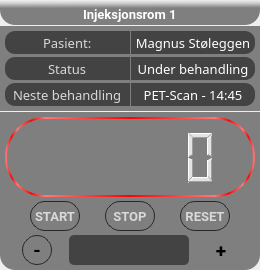
              <widget class="QFrame" name="Room1_4">
               <property name="minimumSize">
                <size>
                 <width>250</width>
                 <height>0</height>
                </size>
               </property>
               <property name="maximumSize">
                <size>
                 <width>16777215</width>
                 <height>16777215</height>
                </size>
               </property>
               <property name="styleSheet">
                <string notr="true">background:none;</string>
               </property>
               <property name="frameShape">
                <enum>QFrame::NoFrame</enum>
               </property>
               <property name="frameShadow">
                <enum>QFrame::Raised</enum>
               </property>
               <layout class="QVBoxLayout" name="verticalLayout_29">
                <property name="spacing">
                 <number>1</number>
                </property>
                <property name="leftMargin">
                 <number>0</number>
                </property>
                <property name="topMargin">
                 <number>0</number>
                </property>
                <property name="rightMargin">
                 <number>0</number>
                </property>
                <property name="bottomMargin">
                 <number>0</number>
                </property>
                <item>
                 <widget class="QFrame" name="roomlabel_4">
                  <property name="minimumSize">
                   <size>
                    <width>0</width>
                    <height>25</height>
                   </size>
                  </property>
                  <property name="maximumSize">
                   <size>
                    <width>16777215</width>
                    <height>25</height>
                   </size>
                  </property>
                  <property name="styleSheet">
                   <string notr="true">background-color: qlineargradient(spread:pad, x1:0.539773, y1:1, x2:0.523, y2:0, stop:0.676136 rgba(0, 0, 0, 120), stop:0.881356 rgba(112, 112, 112, 60), stop:1 rgba(255, 255, 255, 0));
border-radius:2px;
border-bottom-left-radius:15px;
border-bottom-right-radius:15px;</string>
                  </property>
                  <property name="frameShape">
                   <enum>QFrame::NoFrame</enum>
                  </property>
                  <property name="frameShadow">
                   <enum>QFrame::Raised</enum>
                  </property>
                  <layout class="QVBoxLayout" name="verticalLayout_30">
                   <property name="spacing">
                    <number>0</number>
                   </property>
                   <property name="leftMargin">
                    <number>0</number>
                   </property>
                   <property name="topMargin">
                    <number>4</number>
                   </property>
                   <property name="rightMargin">
                    <number>0</number>
                   </property>
                   <property name="bottomMargin">
                    <number>0</number>
                   </property>
                   <item alignment="Qt::AlignHCenter">
                    <widget class="QLabel" name="label_5">
                     <property name="font">
                      <font>
                       <family>Roboto</family>
                       <pointsize>10</pointsize>
                       <weight>75</weight>
                       <bold>true</bold>
                       <kerning>true</kerning>
                      </font>
                     </property>
                     <property name="styleSheet">
                      <string notr="true">background:none;
color: rgb(255, 255, 255);</string>
                     </property>
                     <property name="text">
                      <string>Injeksjonsrom 1</string>
                     </property>
                    </widget>
                   </item>
                  </layout>
                 </widget>
                </item>
                <item>
                 <widget class="QFrame" name="pasientstatus_4">
                  <property name="minimumSize">
                   <size>
                    <width>0</width>
                    <height>85</height>
                   </size>
                  </property>
                  <property name="maximumSize">
                   <size>
                    <width>16777215</width>
                    <height>85</height>
                   </size>
                  </property>
                  <property name="styleSheet">
                   <string notr="true">border-top-radius:15px;
border-bottom-right-radius:0px;
border-bottom-left-radius:0px;
background-color: rgba(0, 0, 0, 120);</string>
                  </property>
                  <property name="frameShape">
                   <enum>QFrame::NoFrame</enum>
                  </property>
                  <property name="frameShadow">
                   <enum>QFrame::Raised</enum>
                  </property>
                  <layout class="QGridLayout" name="gridLayout_4">
                   <property name="leftMargin">
                    <number>5</number>
                   </property>
                   <property name="topMargin">
                    <number>5</number>
                   </property>
                   <property name="rightMargin">
                    <number>5</number>
                   </property>
                   <property name="bottomMargin">
                    <number>5</number>
                   </property>
                   <property name="horizontalSpacing">
                    <number>1</number>
                   </property>
                   <property name="verticalSpacing">
                    <number>3</number>
                   </property>
                   <item row="0" column="0">
                    <widget class="QFrame" name="pasientframe_4">
                     <property name="styleSheet">
                      <string notr="true">border-radius:0px;
border-top-left-radius:10px;
border-bottom-left-radius:10px;</string>
                     </property>
                     <property name="frameShape">
                      <enum>QFrame::NoFrame</enum>
                     </property>
                     <property name="frameShadow">
                      <enum>QFrame::Raised</enum>
                     </property>
                     <layout class="QVBoxLayout" name="verticalLayout_31">
                      <property name="spacing">
                       <number>0</number>
                      </property>
                      <property name="leftMargin">
                       <number>0</number>
                      </property>
                      <property name="topMargin">
                       <number>0</number>
                      </property>
                      <property name="rightMargin">
                       <number>0</number>
                      </property>
                      <property name="bottomMargin">
                       <number>0</number>
                      </property>
                      <item alignment="Qt::AlignHCenter">
                       <widget class="QLabel" name="pasientlabel_4">
                        <property name="font">
                         <font>
                          <family>Roboto Cn</family>
                          <pointsize>10</pointsize>
                         </font>
                        </property>
                        <property name="styleSheet">
                         <string notr="true">background:none;
color: rgb(217, 217, 217);</string>
                        </property>
                        <property name="text">
                         <string>Pasient:</string>
                        </property>
                       </widget>
                      </item>
                     </layout>
                    </widget>
                   </item>
                   <item row="0" column="1">
                    <widget class="QFrame" name="pasientsvarframe_4">
                     <property name="styleSheet">
                      <string notr="true">border-radius:0px;
border-top-right-radius:10px;
border-bottom-right-radius:10px;</string>
                     </property>
                     <property name="frameShape">
                      <enum>QFrame::NoFrame</enum>
                     </property>
                     <property name="frameShadow">
                      <enum>QFrame::Raised</enum>
                     </property>
                     <layout class="QVBoxLayout" name="verticalLayout_32">
                      <property name="spacing">
                       <number>0</number>
                      </property>
                      <property name="leftMargin">
                       <number>0</number>
                      </property>
                      <property name="topMargin">
                       <number>0</number>
                      </property>
                      <property name="rightMargin">
                       <number>0</number>
                      </property>
                      <property name="bottomMargin">
                       <number>0</number>
                      </property>
                      <item>
                       <widget class="QLabel" name="pasientsvarlabel_4">
                        <property name="font">
                         <font>
                          <family>Roboto Cn</family>
                          <pointsize>10</pointsize>
                         </font>
                        </property>
                        <property name="styleSheet">
                         <string notr="true">background:none;
color: rgb(255, 255, 255);</string>
                        </property>
                        <property name="text">
                         <string>Magnus Støleggen</string>
                        </property>
                        <property name="alignment">
                         <set>Qt::AlignCenter</set>
                        </property>
                       </widget>
                      </item>
                     </layout>
                    </widget>
                   </item>
                   <item row="1" column="0">
                    <widget class="QFrame" name="statusframe_4">
                     <property name="styleSheet">
                      <string notr="true">border-radius:0px;
border-top-left-radius:10px;
border-bottom-left-radius:10px;</string>
                     </property>
                     <property name="frameShape">
                      <enum>QFrame::NoFrame</enum>
                     </property>
                     <property name="frameShadow">
                      <enum>QFrame::Raised</enum>
                     </property>
                     <layout class="QVBoxLayout" name="verticalLayout_33">
                      <property name="spacing">
                       <number>0</number>
                      </property>
                      <property name="leftMargin">
                       <number>0</number>
                      </property>
                      <property name="topMargin">
                       <number>0</number>
                      </property>
                      <property name="rightMargin">
                       <number>0</number>
                      </property>
                      <property name="bottomMargin">
                       <number>0</number>
                      </property>
                      <item alignment="Qt::AlignHCenter">
                       <widget class="QLabel" name="statuslabel_4">
                        <property name="font">
                         <font>
                          <family>Roboto Cn</family>
                          <pointsize>10</pointsize>
                         </font>
                        </property>
                        <property name="styleSheet">
                         <string notr="true">background:none;
color: rgb(217, 217, 217);</string>
                        </property>
                        <property name="text">
                         <string>Status</string>
                        </property>
                       </widget>
                      </item>
                     </layout>
                    </widget>
                   </item>
                   <item row="1" column="1">
                    <widget class="QFrame" name="statussvarframe_4">
                     <property name="styleSheet">
                      <string notr="true">border-radius:0px;
border-top-right-radius:10px;
border-bottom-right-radius:10px;</string>
                     </property>
                     <property name="frameShape">
                      <enum>QFrame::NoFrame</enum>
                     </property>
                     <property name="frameShadow">
                      <enum>QFrame::Raised</enum>
                     </property>
                     <layout class="QVBoxLayout" name="verticalLayout_34">
                      <property name="spacing">
                       <number>0</number>
                      </property>
                      <property name="leftMargin">
                       <number>0</number>
                      </property>
                      <property name="topMargin">
                       <number>0</number>
                      </property>
                      <property name="rightMargin">
                       <number>0</number>
                      </property>
                      <property name="bottomMargin">
                       <number>0</number>
                      </property>
                      <item>
                       <widget class="QLabel" name="statussvarlabel_4">
                        <property name="font">
                         <font>
                          <family>Roboto Cn</family>
                          <pointsize>10</pointsize>
                         </font>
                        </property>
                        <property name="styleSheet">
                         <string notr="true">background:none;
color: rgb(255, 255, 255);</string>
                        </property>
                        <property name="text">
                         <string>Under behandling</string>
                        </property>
                        <property name="alignment">
                         <set>Qt::AlignCenter</set>
                        </property>
                       </widget>
                      </item>
                     </layout>
                    </widget>
                   </item>
                   <item row="2" column="0">
                    <widget class="QFrame" name="nestebeh_4">
                     <property name="styleSheet">
                      <string notr="true">border-radius:0px;
border-top-left-radius:10px;
border-bottom-left-radius:10px;</string>
                     </property>
                     <property name="frameShape">
                      <enum>QFrame::NoFrame</enum>
                     </property>
                     <property name="frameShadow">
                      <enum>QFrame::Raised</enum>
                     </property>
                     <layout class="QVBoxLayout" name="verticalLayout_35">
                      <property name="spacing">
                       <number>0</number>
                      </property>
                      <property name="leftMargin">
                       <number>0</number>
                      </property>
                      <property name="topMargin">
                       <number>0</number>
                      </property>
                      <property name="rightMargin">
                       <number>0</number>
                      </property>
                      <property name="bottomMargin">
                       <number>0</number>
                      </property>
                      <item alignment="Qt::AlignHCenter">
                       <widget class="QLabel" name="nestebehlabel_4">
                        <property name="font">
                         <font>
                          <family>Roboto Cn</family>
                          <pointsize>10</pointsize>
                         </font>
                        </property>
                        <property name="styleSheet">
                         <string notr="true">background:none;
color: rgb(217, 217, 217);</string>
                        </property>
                        <property name="text">
                         <string>Neste behandling</string>
                        </property>
                       </widget>
                      </item>
                     </layout>
                    </widget>
                   </item>
                   <item row="2" column="1">
                    <widget class="QFrame" name="nestebehsvarframe_4">
                     <property name="styleSheet">
                      <string notr="true">border-radius:0px;
border-top-right-radius:10px;
border-bottom-right-radius:10px;</string>
                     </property>
                     <property name="frameShape">
                      <enum>QFrame::NoFrame</enum>
                     </property>
                     <property name="frameShadow">
                      <enum>QFrame::Raised</enum>
                     </property>
                     <layout class="QVBoxLayout" name="verticalLayout_36">
                      <property name="spacing">
                       <number>0</number>
                      </property>
                      <property name="leftMargin">
                       <number>0</number>
                      </property>
                      <property name="topMargin">
                       <number>0</number>
                      </property>
                      <property name="rightMargin">
                       <number>0</number>
                      </property>
                      <property name="bottomMargin">
                       <number>0</number>
                      </property>
                      <item>
                       <widget class="QLabel" name="nestebehsvarlabel_4">
                        <property name="font">
                         <font>
                          <family>Roboto Cn</family>
                          <pointsize>10</pointsize>
                         </font>
                        </property>
                        <property name="styleSheet">
                         <string notr="true">background:none;
color: rgb(255, 255, 255);</string>
                        </property>
                        <property name="text">
                         <string>PET-Scan - 14:45</string>
                        </property>
                        <property name="alignment">
                         <set>Qt::AlignCenter</set>
                        </property>
                       </widget>
                      </item>
                     </layout>
                    </widget>
                   </item>
                  </layout>
                 </widget>
                </item>
                <item>
                 <widget class="QFrame" name="timer_4">
                  <property name="styleSheet">
                   <string notr="true">border-radius:0px;
background-color: rgba(0, 0, 0, 120);
border-bottom-left-radius:15px;
border-bottom-right-radius:15px;</string>
                  </property>
                  <property name="frameShape">
                   <enum>QFrame::StyledPanel</enum>
                  </property>
                  <property name="frameShadow">
                   <enum>QFrame::Raised</enum>
                  </property>
                  <layout class="QVBoxLayout" name="verticalLayout_47">
                   <property name="spacing">
                    <number>4</number>
                   </property>
                   <property name="leftMargin">
                    <number>5</number>
                   </property>
                   <property name="topMargin">
                    <number>5</number>
                   </property>
                   <property name="rightMargin">
                    <number>5</number>
                   </property>
                   <property name="bottomMargin">
                    <number>5</number>
                   </property>
                   <item alignment="Qt::AlignHCenter">
                    <widget class="QFrame" name="timerframe_4">
                     <property name="minimumSize">
                      <size>
                       <width>250</width>
                       <height>80</height>
                      </size>
                     </property>
                     <property name="maximumSize">
                      <size>
                       <width>250</width>
                       <height>80</height>
                      </size>
                     </property>
                     <property name="styleSheet">
                      <string notr="true">border-radius:40px;
background:none;
border:2px solid;
border-color: qlineargradient(spread:reflect, x1:0.5, y1:0, x2:1, y2:0, stop:0 rgba(255, 2, 2, 255), stop:1 rgba(255, 120, 120, 255));</string>
                     </property>
                     <property name="frameShape">
                      <enum>QFrame::NoFrame</enum>
                     </property>
                     <property name="frameShadow">
                      <enum>QFrame::Raised</enum>
                     </property>
                     <layout class="QVBoxLayout" name="verticalLayout_52">
                      <item>
                       <widget class="QLCDNumber" name="lcdtime_4">
                        <property name="styleSheet">
                         <string notr="true">background:none;
border:none;
color: rgba(255, 255, 255, 200);</string>
                        </property>
                        <property name="frameShape">
                         <enum>QFrame::NoFrame</enum>
                        </property>
                        <property name="digitCount">
                         <number>6</number>
                        </property>
                        <property name="segmentStyle">
                         <enum>QLCDNumber::Filled</enum>
                        </property>
                       </widget>
                      </item>
                     </layout>
                    </widget>
                   </item>
                   <item>
                    <widget class="QFrame" name="startstopframe_4">
                     <property name="minimumSize">
                      <size>
                       <width>0</width>
                       <height>30</height>
                      </size>
                     </property>
                     <property name="maximumSize">
                      <size>
                       <width>16777215</width>
                       <height>30</height>
                      </size>
                     </property>
                     <property name="styleSheet">
                      <string notr="true">background:none;</string>
                     </property>
                     <property name="frameShape">
                      <enum>QFrame::StyledPanel</enum>
                     </property>
                     <property name="frameShadow">
                      <enum>QFrame::Raised</enum>
                     </property>
                     <layout class="QHBoxLayout" name="horizontalLayout_14">
                      <property name="spacing">
                       <number>0</number>
                      </property>
                      <property name="leftMargin">
                       <number>0</number>
                      </property>
                      <property name="topMargin">
                       <number>0</number>
                      </property>
                      <property name="rightMargin">
                       <number>0</number>
                      </property>
                      <property name="bottomMargin">
                       <number>0</number>
                      </property>
                      <item>
                       <widget class="QPushButton" name="start_4">
                        <property name="minimumSize">
                         <size>
                          <width>50</width>
                          <height>30</height>
                         </size>
                        </property>
                        <property name="maximumSize">
                         <size>
                          <width>50</width>
                          <height>30</height>
                         </size>
                        </property>
                        <property name="font">
                         <font>
                          <family>Roboto</family>
                          <pointsize>10</pointsize>
                          <weight>75</weight>
                          <bold>true</bold>
                         </font>
                        </property>
                        <property name="styleSheet">
                         <string notr="true">QPushButton{
border:1px solid;
border-color: rgb(39, 39, 39);
border-radius:0px;
border-radius:15px;
background-color: rbg(0,0,0,80);
	color: rgb(217, 217, 217);
}
QPushButton:hover{
background-color: rgba(0, 0, 0, 120);
}</string>
                        </property>
                        <property name="text">
                         <string>START</string>
                        </property>
                       </widget>
                      </item>
                      <item>
                       <widget class="QPushButton" name="stop_4">
                        <property name="minimumSize">
                         <size>
                          <width>50</width>
                          <height>30</height>
                         </size>
                        </property>
                        <property name="maximumSize">
                         <size>
                          <width>50</width>
                          <height>30</height>
                         </size>
                        </property>
                        <property name="font">
                         <font>
                          <family>Roboto</family>
                          <pointsize>10</pointsize>
                          <weight>75</weight>
                          <bold>true</bold>
                         </font>
                        </property>
                        <property name="styleSheet">
                         <string notr="true">QPushButton{
border:1px solid;
border-color: rgb(39, 39, 39);
border-radius:0px;
border-radius:15px;
background-color: rbg(0,0,0,80);
	color: rgb(217, 217, 217);
}
QPushButton:hover{
background-color: rgba(0, 0, 0, 120);
}</string>
                        </property>
                        <property name="text">
                         <string>STOP</string>
                        </property>
                       </widget>
                      </item>
                      <item>
                       <widget class="QPushButton" name="reset_4">
                        <property name="minimumSize">
                         <size>
                          <width>50</width>
                          <height>30</height>
                         </size>
                        </property>
                        <property name="maximumSize">
                         <size>
                          <width>50</width>
                          <height>30</height>
                         </size>
                        </property>
                        <property name="font">
                         <font>
                          <family>Roboto</family>
                          <pointsize>10</pointsize>
                          <weight>75</weight>
                          <bold>true</bold>
                         </font>
                        </property>
                        <property name="styleSheet">
                         <string notr="true">QPushButton{
border:1px solid;
border-color: rgb(39, 39, 39);
border-radius:0px;
border-radius:15px;
background-color: rbg(0,0,0,80);
	color: rgb(217, 217, 217);
}
QPushButton:hover{
background-color: rgba(0, 0, 0, 120);
}</string>
                        </property>
                        <property name="text">
                         <string>RESET</string>
                        </property>
                       </widget>
                      </item>
                     </layout>
                    </widget>
                   </item>
                   <item>
                    <widget class="QFrame" name="addtimeframe_4">
                     <property name="minimumSize">
                      <size>
                       <width>0</width>
                       <height>30</height>
                      </size>
                     </property>
                     <property name="maximumSize">
                      <size>
                       <width>16777215</width>
                       <height>30</height>
                      </size>
                     </property>
                     <property name="styleSheet">
                      <string notr="true">background:none</string>
                     </property>
                     <property name="frameShape">
                      <enum>QFrame::StyledPanel</enum>
                     </property>
                     <property name="frameShadow">
                      <enum>QFrame::Raised</enum>
                     </property>
                     <layout class="QHBoxLayout" name="horizontalLayout_9">
                      <property name="spacing">
                       <number>0</number>
                      </property>
                      <property name="leftMargin">
                       <number>0</number>
                      </property>
                      <property name="topMargin">
                       <number>0</number>
                      </property>
                      <property name="rightMargin">
                       <number>0</number>
                      </property>
                      <property name="bottomMargin">
                       <number>0</number>
                      </property>
                      <item>
                       <widget class="QPushButton" name="minus_4">
                        <property name="minimumSize">
                         <size>
                          <width>30</width>
                          <height>30</height>
                         </size>
                        </property>
                        <property name="maximumSize">
                         <size>
                          <width>30</width>
                          <height>30</height>
                         </size>
                        </property>
                        <property name="font">
                         <font>
                          <family>Roboto</family>
                          <pointsize>14</pointsize>
                          <weight>75</weight>
                          <bold>true</bold>
                         </font>
                        </property>
                        <property name="styleSheet">
                         <string notr="true">QPushButton{
border:1px solid;
border-color: rgb(39, 39, 39);
border-radius:0px;
border-radius:15px;
background-color: rbg(0,0,0,80);
}
QPushButton:hover{
background-color: rgba(255, 2, 2, 100);
}</string>
                        </property>
                        <property name="text">
                         <string>-</string>
                        </property>
                       </widget>
                      </item>
                      <item>
                       <widget class="QLineEdit" name="textenter_4">
                        <property name="minimumSize">
                         <size>
                          <width>0</width>
                          <height>30</height>
                         </size>
                        </property>
                        <property name="maximumSize">
                         <size>
                          <width>120</width>
                          <height>16777215</height>
                         </size>
                        </property>
                        <property name="font">
                         <font>
                          <family>Roboto Cn</family>
                          <pointsize>10</pointsize>
                         </font>
                        </property>
                        <property name="styleSheet">
                         <string notr="true">border-radius:5px;
background-color: rgba(0, 0, 0, 120); 
color: rgb(255, 255, 255);</string>
                        </property>
                        <property name="alignment">
                         <set>Qt::AlignCenter</set>
                        </property>
                       </widget>
                      </item>
                      <item>
                       <widget class="QPushButton" name="plus_4">
                        <property name="minimumSize">
                         <size>
                          <width>30</width>
                          <height>30</height>
                         </size>
                        </property>
                        <property name="maximumSize">
                         <size>
                          <width>30</width>
                          <height>30</height>
                         </size>
                        </property>
                        <property name="font">
                         <font>
                          <family>Roboto</family>
                          <pointsize>14</pointsize>
                          <weight>75</weight>
                          <bold>true</bold>
                          <kerning>false</kerning>
                         </font>
                        </property>
                        <property name="styleSheet">
                         <string notr="true">QPushButton{
border:1px solid;
border-color: rgb(39, 39, 39);
border-radius:0px;
border-radius:15px;
background-color: rgb(0,0,0,80);
}
QPushButton:hover{
background-color: rgba(0, 255, 0, 100);
};</string>
                        </property>
                        <property name="text">
                         <string>+</string>
                        </property>
                        <property name="autoRepeatDelay">
                         <number>0</number>
                        </property>
                       </widget>
                      </item>
                     </layout>
                    </widget>
                   </item>
                  </layout>
                 </widget>
                </item>
               </layout>
              </widget>
